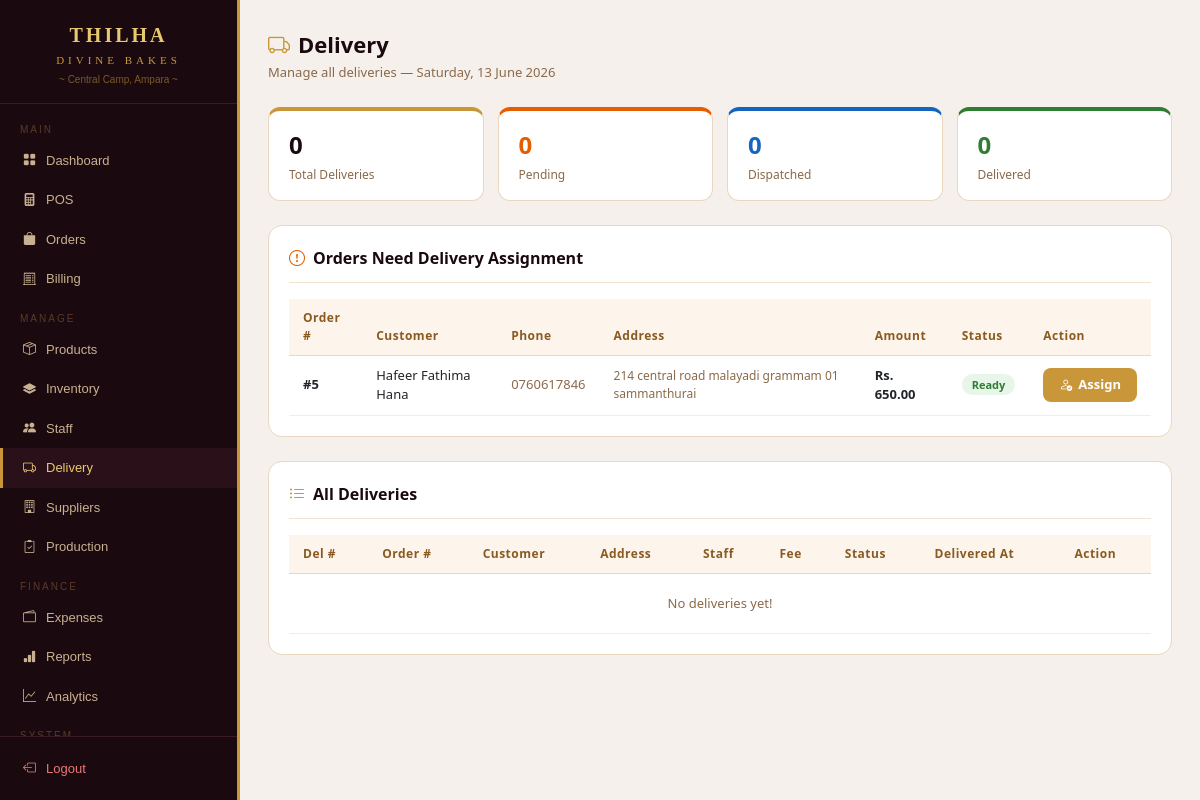
Screenshot of /admin/delivery.php (signed in) with the database file from the repository.
### tables this page shows
CREATE TABLE `orders` (
  `order_id` int(11) NOT NULL,
  `user_id` int(11) DEFAULT NULL,
  `total_amount` decimal(10,2) DEFAULT NULL,
  `status` enum('pending','confirmed','baking','ready','delivered') DEFAULT 'pending',
  `order_type` enum('online','walkin','phone','whatsapp') DEFAULT 'online',
  `payment_method` enum('cash','card','online') DEFAULT 'cash',
  `payment_status` enum('unpaid','paid') DEFAULT 'unpaid',
  `notes` text DEFAULT NULL,
  `created_at` timestamp NOT NULL DEFAULT current_timestamp()
);

CREATE TABLE `users` (
  `user_id` int(11) NOT NULL,
  `name` varchar(100) NOT NULL,
  `email` varchar(100) NOT NULL,
  `password` varchar(255) NOT NULL,
  `phone` varchar(15) DEFAULT NULL,
  `address` text DEFAULT NULL,
  `role` enum('admin','customer','staff') DEFAULT 'customer',
  `loyalty_points` int(11) DEFAULT 0,
  `birthday` date DEFAULT NULL,
  `created_at` timestamp NOT NULL DEFAULT current_timestamp(),
  `profile_photo` varchar(255) DEFAULT NULL
);

### admin/delivery.php (the view, shortened to what this page needs)
<?php
require_once '../includes/db.php';
$deliveries = mysqli_query($conn,
    "SELECT d.*, o.order_type, o.total_amount,
            o.notes as order_notes,
            u.name as customer, u.phone as cust_phone,
            s.name as staff_name
     FROM deliveries d
     JOIN orders o ON d.order_id = o.order_id
     LEFT JOIN users u ON o.user_id = u.user_id
     LEFT JOIN users s ON d.staff_id = s.user_id
     ORDER BY d.delivery_id DESC");
$unassigned = mysqli_query($conn,
    "SELECT o.*, u.name as customer, u.address, u.phone
     FROM orders o
     LEFT JOIN users u ON o.user_id=u.user_id
     LEFT JOIN deliveries d ON o.order_id=d.order_id
     WHERE d.delivery_id IS NULL
     AND o.status IN ('confirmed','baking','ready')
     ORDER BY o.created_at DESC");
$total_del    = mysqli_fetch_assoc(mysqli_query($conn,
    "SELECT COUNT(*) as cnt FROM deliveries"))['cnt'];
$pending_del  = mysqli_fetch_assoc(mysqli_query($conn,
    "SELECT COUNT(*) as cnt FROM deliveries WHERE status='pending'"))['cnt'];
$dispatched   = mysqli_fetch_assoc(mysqli_query($conn,
    "SELECT COUNT(*) as cnt FROM deliveries WHERE status='dispatched'"))['cnt'];
$delivered    = mysqli_fetch_assoc(mysqli_query($conn,
    "SELECT COUNT(*) as cnt FROM deliveries WHERE status='delivered'"))['cnt'];
?>
<!DOCTYPE html>
<html lang="en">
<head>
<link href="https://cdn.jsdelivr.net/npm/bootstrap@5.3.0/dist/css/bootstrap.min.css" rel="stylesheet">
<link href="https://cdn.jsdelivr.net/npm/bootstrap-icons@1.10.5/font/bootstrap-icons.css" rel="stylesheet">
</head>
<body>
<?php include '../includes/sidebar.php'; ?>
<div class="main">
  <div class="page-title"><i class="bi bi-truck me-2" style="color:#c9973a;"></i>Delivery</div>
  <div class="page-sub">Manage all deliveries — <?= date('l, d F Y') ?></div>
  <div class="stat-row">
    <div class="stat-card">
      <div class="stat-num"><?= $total_del ?></div>
      <div class="stat-label">Total Deliveries</div>
    </div>
    <div class="stat-card" style="border-top-color:#e65c00;">
      <div class="stat-num" style="color:#e65c00;"><?= $pending_del ?></div>
      <div class="stat-label">Pending</div>
    </div>
    <div class="stat-card" style="border-top-color:#1565c0;">
      <div class="stat-num" style="color:#1565c0;"><?= $dispatched ?></div>
      <div class="stat-label">Dispatched</div>
    </div>
    <div class="stat-card" style="border-top-color:#2e7d32;">
      <div class="stat-num" style="color:#2e7d32;"><?= $delivered ?></div>
      <div class="stat-label">Delivered</div>
    </div>
  </div>
  <div class="card-box">
    <div class="card-title">
      <span><i class="bi bi-exclamation-circle me-2" style="color:#e65c00;"></i>Orders Need Delivery Assignment</span>
    </div>
    <div class="table-responsive">
      <table class="table table-hover">
        <thead>
          <tr>
            <th>Order #</th>
            <th>Customer</th>
            <th>Phone</th>
            <th>Address</th>
            <th>Amount</th>
            <th>Status</th>
            <th>Action</th>
          </tr>
        </thead>
        <tbody>
          <?php
          $unassigned_count = mysqli_num_rows($unassigned);
          if ($unassigned_count === 0):
          ?>
          <tr>
            <td colspan="7" style="text-align:center;color:#8a6a4a;padding:20px;">
              All orders are assigned!
            </td>
          </tr>
          <?php else: ?>
          <?php while ($o = mysqli_fetch_assoc($unassigned)): ?>
          <tr>
            <td><strong>#<?= $o['order_id'] ?></strong></td>
            <td><?= htmlspecialchars($o['customer'] ?? 'Walk-in') ?></td>
            <td style="color:#8a6a4a;"><?= $o['phone'] ?? '—' ?></td>
            <td style="font-size:12px;color:#8a6a4a;">
              <?= htmlspecialchars($o['address'] ?? '—') ?>
            </td>
            <td><strong>Rs. <?= number_format($o['total_amount'],2) ?></strong></td>
            <td>
              <span style="font-size:11px;padding:3px 10px;border-radius:99px;background:#e8f5e9;color:#2e7d32;font-weight:600;">
                <?= ucfirst($o['status']) ?>
              </span>
            </td>
            <td>
              <button class="btn-gold"
                onclick="openAssignModal(
                  <?= $o['order_id'] ?>,
                  '<?= addslashes($o['customer'] ?? 'Walk-in') ?>',
                  '<?= addslashes($o['address'] ?? '') ?>'
                )">
                <i class="bi bi-person-check"></i> Assign
              </button>
            </td>
          </tr>
          <?php endwhile; ?>
          <?php endif; ?>
        </tbody>
      </table>
    </div>
  </div>
  <div class="card-box">
    <div class="card-title">
      <span><i class="bi bi-list-ul me-2" style="color:#c9973a;"></i>All Deliveries</span>
    </div>
    <div class="table-responsive">
      <table class="table table-hover">
        <thead>
          <tr>
            <th>Del #</th>
            <th>Order #</th>
            <th>Customer</th>
            <th>Address</th>
            <th>Staff</th>
            <th>Fee</th>
            <th>Status</th>
            <th>Delivered At</th>
            <th>Action</th>
          </tr>
        </thead>
        <tbody>
          <?php
          $del_count = mysqli_num_rows($deliveries);
          if ($del_count === 0):
          ?>
          <tr>
            <td colspan="9" style="text-align:center;color:#8a6a4a;padding:20px;">
              No deliveries yet!
            </td>
          </tr>
          <?php endif; ?>
        </tbody>
      </table>
    </div>
  </div>
</div>
</body>
</html>

### admin/delivery.php (style rules this page uses)
* { box-sizing:border-box; }
body { background:#f5f0eb;font-family:'Segoe UI',sans-serif;color:#2a1a10;margin:0; }
.main { margin-left:240px;padding:30px; }
.page-title { font-size:22px;font-weight:700;color:#1a0a0f;margin-bottom:2px; }
.page-sub { font-size:13px;color:#8a6a4a;margin-bottom:24px; }
.stat-row { display:grid;grid-template-columns:repeat(4,1fr);gap:14px;margin-bottom:24px; }
.stat-card { background:#fff;border:1px solid #e8d8c0;border-top:4px solid #c9973a;border-radius:12px;padding:16px 20px; }
.stat-num { font-size:24px;font-weight:700;color:#1a0a0f; }
.stat-label { font-size:12px;color:#8a6a4a;margin-top:3px; }
.card-box { background:#fff;border:1px solid #e8d8c0;border-radius:14px;padding:20px;margin-bottom:24px; }
.card-title { font-size:16px;font-weight:600;color:#1a0a0f;margin-bottom:16px;padding-bottom:12px;border-bottom:1px solid #f0e4d0;display:flex;align-items:center;justify-content:space-between; }
.table { color:#2a1a10;margin-bottom:0; }
.table thead th { background:#fdf5ec;color:#8a5a20;font-size:12px;font-weight:600;letter-spacing:.5px;border-color:#e8d8c0;padding:10px 14px; }
.table tbody td { border-color:#f5ede0;font-size:13px;padding:10px 14px;vertical-align:middle; }
.btn-gold { background:#c9973a;border:none;border-radius:8px;color:#fff;font-weight:600;padding:7px 16px;font-size:13px;cursor:pointer;text-decoration:none;display:inline-flex;align-items:center;gap:6px; }

### includes/sidebar.php (style rules this page uses)
.main { margin-left:240px;padding:28px; }

### rows the page displays
orders: order_id "5", user.name "Hafeer Fathima Hana", user.phone "0760617846", user.address "214 central road malayadi grammam 01 sammanthurai", total_amount "650.00", status "Ready"

### other values shown
$total_del "0"
$pending_del "0"
$dispatched "0"
$delivered "0"
